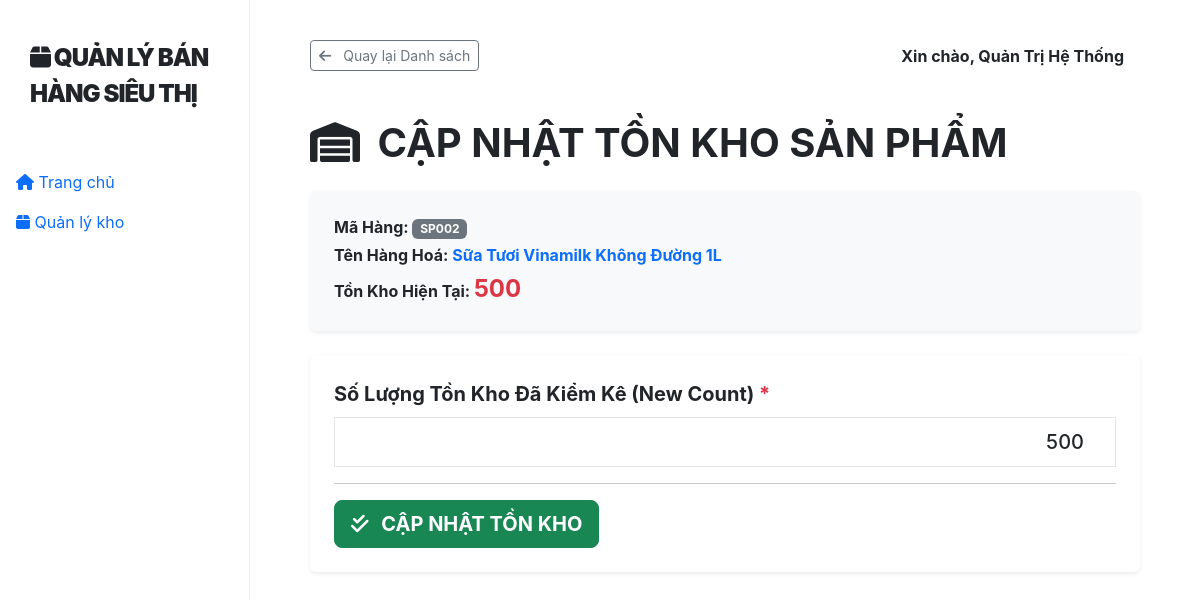
The page /inventory_update.php?id=2 (signed in) on the database its author committed.
### tables this page shows
CREATE TABLE `products` (
  `id` int(11) NOT NULL,
  `product_code` varchar(50) NOT NULL,
  `name` varchar(255) NOT NULL,
  `description` text DEFAULT NULL,
  `price` decimal(10,2) NOT NULL,
  `stock_quantity` int(11) NOT NULL DEFAULT 0,
  `created_at` timestamp NOT NULL DEFAULT current_timestamp()
);

### config.php (called while the page is built, shortened)
<?php
function getCurrentUser() {
    return isset($_SESSION['user_name']) ? $_SESSION['user_name'] : 'Khách';
}

### inventory_update.php (the view, shortened to what this page needs)
<?php
require_once 'config.php';
$current_id = $_GET['id'] ?? null;
$stmt = $pdo->prepare("SELECT id, product_code, name, stock_quantity FROM products WHERE id = ?");
$stmt->execute([$current_id]);
$product = $stmt->fetch();
$old_stock = $product['stock_quantity'];
$new_stock_value = $old_stock;
?>
<!DOCTYPE html>
<html lang="vi">
<head>
    <link href="https://cdn.jsdelivr.net/npm/bootstrap@5.3.0/dist/css/bootstrap.min.css" rel="stylesheet">
    <link rel="stylesheet" href="https://cdnjs.cloudflare.com/ajax/libs/font-awesome/6.0.0/css/all.min.css">
    <link rel="stylesheet" href="style.css">
</head>
<body>
<div class="sidebar d-none d-md-block">
    <div class="brand-logo"><i class="fas fa-box"></i> <?php echo APP_NAME; ?></div>
    <nav class="nav flex-column">
        <a class="nav-link" href="index.php"><i class="fas fa-home"></i> Trang chủ</a>
        <a class="nav-link active" href="inventory.php"><i class="fas fa-box"></i> Quản lý kho</a>
    </nav>
</div>
<div class="main-content">
    <div class="d-flex justify-content-between align-items-center mb-5">
        <a href="product_list.php" class="btn btn-sm btn-outline-secondary"><i class="fas fa-arrow-left me-2"></i> Quay lại Danh sách</a>
        <span class="me-3 fw-bold">Xin chào, <?php echo getCurrentUser(); ?></span>
    </div>
    <h1 class="fw-bold mb-4 text-uppercase">
        <i class="fas fa-warehouse me-2"></i> CẬP NHẬT TỒN KHO SẢN PHẨM
    </h1>
    <div class="card p-4 shadow-sm border-0 mb-4 bg-light">
        <p class="mb-1 fw-bold">Mã Hàng: <span class="badge bg-secondary"><?php echo htmlspecialchars($product['product_code']); ?></span></p>
        <p class="mb-1 fw-bold">Tên Hàng Hoá: <span class="text-primary"><?php echo htmlspecialchars($product['name']); ?></span></p>
        <p class="mb-0 fw-bold">Tồn Kho Hiện Tại: <span class="fs-4 text-danger"><?php echo number_format($old_stock); ?></span></p>
    </div>
    <div class="card p-4 shadow-sm border-0">
        <form action="" method="POST">
            <div class="mb-3">
                <label for="new_stock_quantity" class="form-label fw-bold fs-5">Số Lượng Tồn Kho Đã Kiểm Kê (New Count) <span class="text-danger">*</span></label>
                <input type="number" class="form-control form-control-lg text-end" id="new_stock_quantity" name="new_stock_quantity"
                       value="<?php echo htmlspecialchars($new_stock_value); ?>" min="0" required>
            </div>
            <hr>
            <button type="submit" class="btn btn-success fw-bold btn-lg">
                <i class="fas fa-check-double me-2"></i> CẬP NHẬT TỒN KHO
            </button>
        </form>
    </div>
</div>
</body>
</html>

### style.css (style rules this page uses)
:root { --app-black: #111111; --app-gray: #757575; --bg-color: #ffffff; }
body { font-family: 'Inter', sans-serif; height: 100vh; overflow-x: hidden; }
.form-control { height: 50px; border-radius: 0; border: 1px solid #e5e5e5; margin-bottom: 15px; font-weight: 500; }
.sidebar { height: 100vh; position: fixed; width: 250px; padding-top: 40px; border-right: 1px solid #eee; }
.brand-logo { font-weight: 900; font-size: 24px; padding-left: 30px; margin-bottom: 50px; letter-spacing: -1px; text-transform: uppercase; }
.main-content { margin-left: 250px; padding: 40px 60px; }

### inventory_update.php (style rules this page uses)
.main-content { margin-left: 250px; padding: 40px 60px; }

### rows shown on the page
products: product_code "SP002", name "Sữa Tươi Vinamilk Không Đường 1L", stock_quantity "500", new_stock_quantity "500"

### other values the page prints
APP_NAME "QUẢN LÝ BÁN HÀNG SIÊU THỊ"
getCurrentUser() "Quản Trị Hệ Thống"
